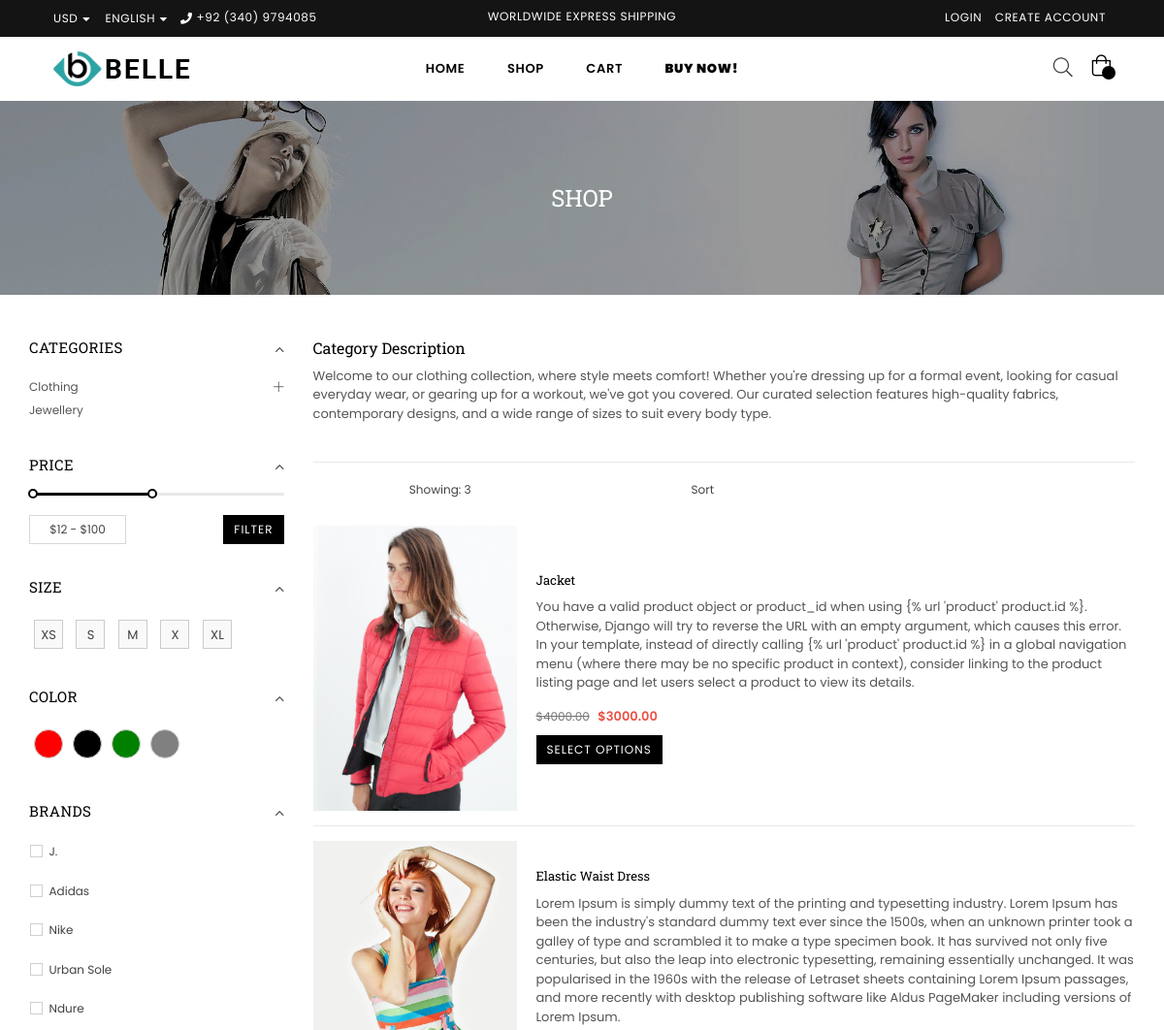
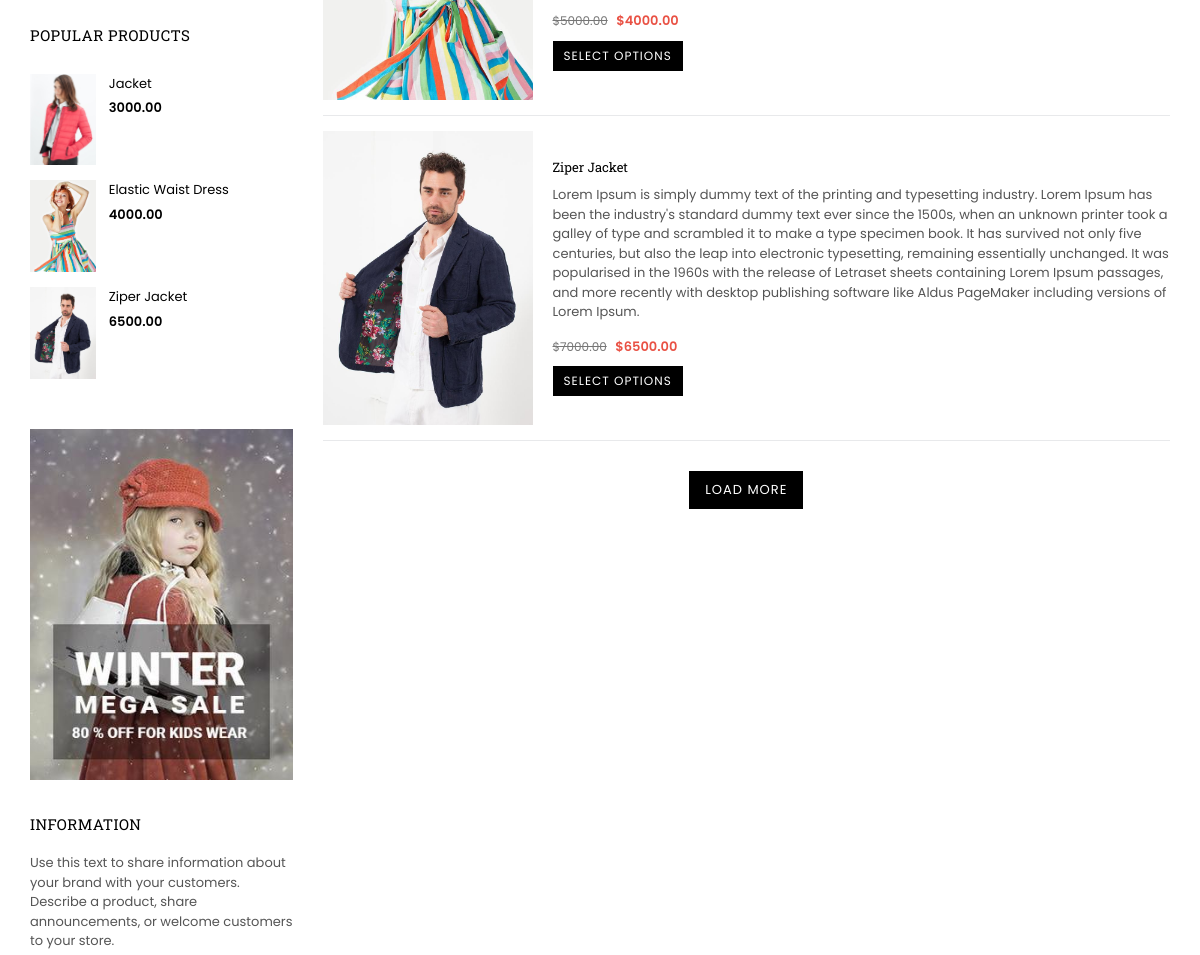
Page /shop/ (upper part) on the earlier database version (2 pictures, top to bottom).
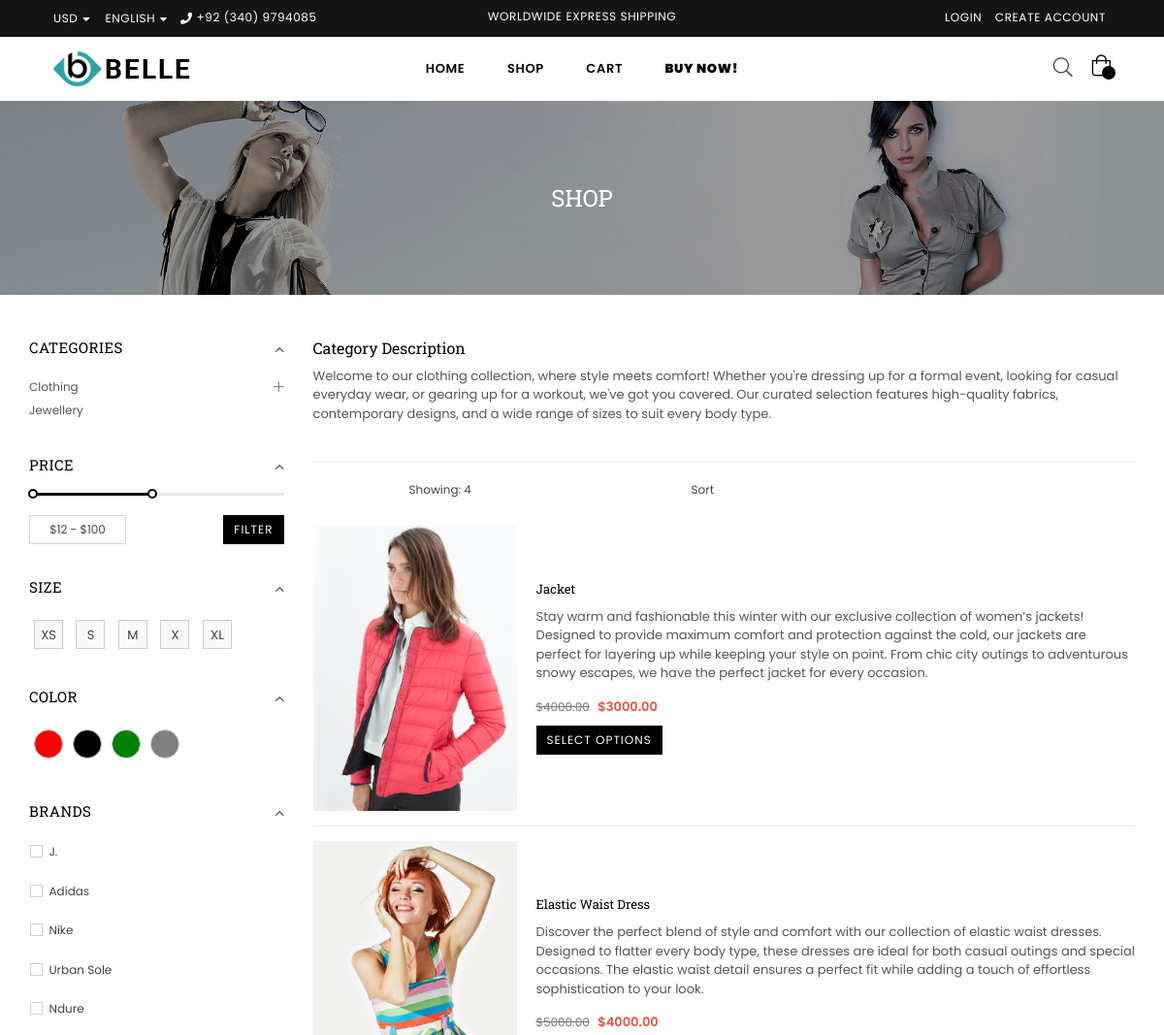
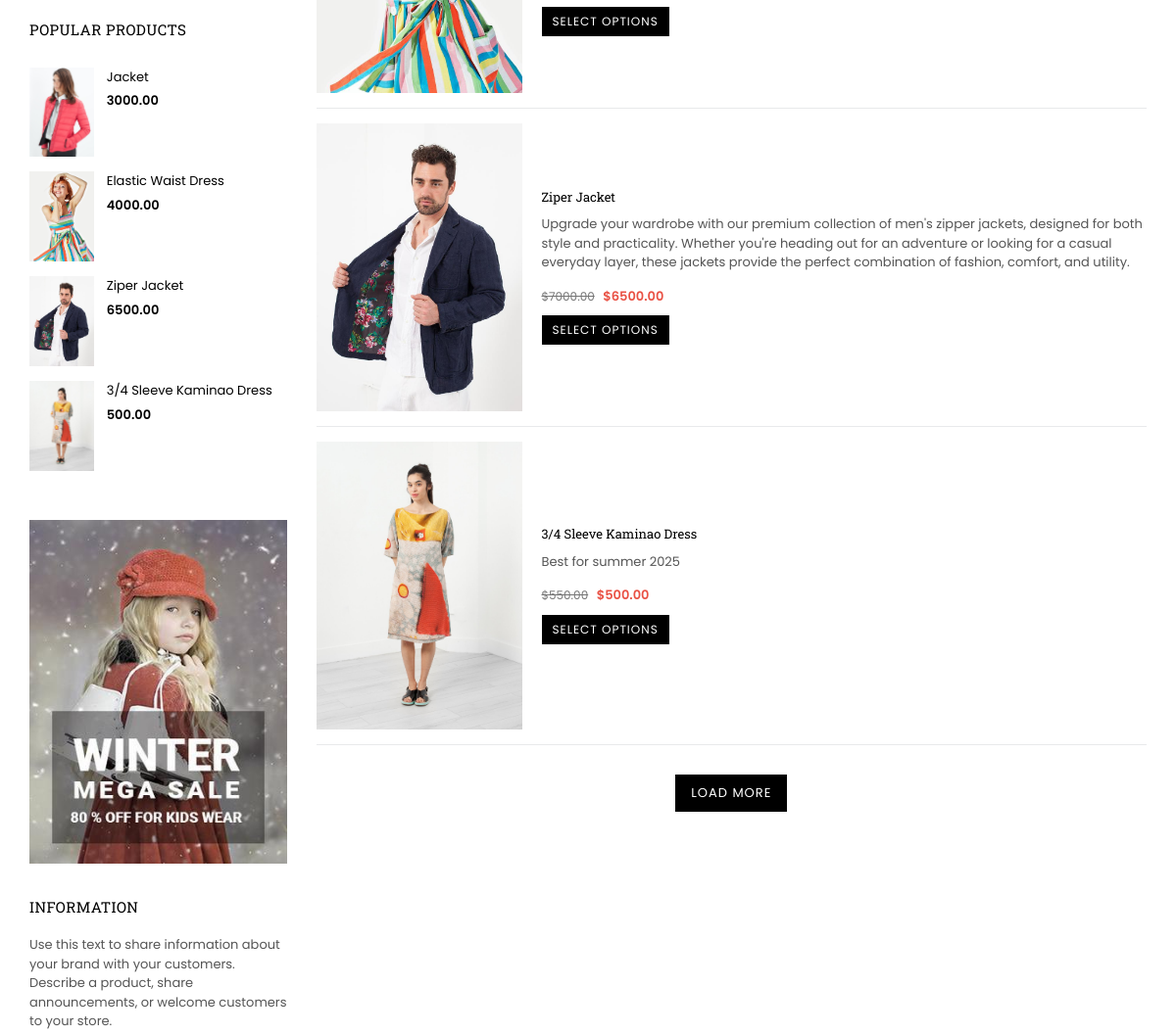
Same page on the later database version (2 pictures, top to bottom).
### app/models.py (models this page shows, shortened)
class Category(models.Model):
    name = models.CharField(max_length=100)
    slug = models.SlugField(unique=True, blank=True)
    parent = models.ForeignKey('self', null=True, blank=True, on_delete=models.CASCADE, related_name='subcategories')

class Size(models.Model):
    name = models.CharField(max_length=10, unique=True)  # e.g., "XS", "S", "M", "L", "XL"

class Color(models.Model):
    name = models.CharField(max_length=50, unique=True)  # e.g., "Red", "Black"
    code = models.CharField(max_length=7, unique=True)  # e.g., "#FF0000"

class Brand(models.Model):
    name = models.CharField(max_length=100)

class Product(models.Model):
    name = models.CharField(max_length=255)
    description = models.TextField()
    price = models.DecimalField(max_digits=10, decimal_places=2)
    slug= models.SlugField(unique=True)
    discounted_price = models.DecimalField(max_digits=10, decimal_places=2, null=True, blank=True)
    SKU = models.CharField(max_length=50, unique=True)
    stock = models.IntegerField()
    rating = models.FloatField()
    reviews_count = models.IntegerField()
    in_stock = models.BooleanField(default=True)
    is_new = models.BooleanField(default=False)
    is_on_sale = models.BooleanField(default=False)
    available_colors = models.ManyToManyField(Color, blank=True)
    available_sizes = models.ManyToManyField(Size, blank=True)
    product_type = models.CharField(max_length=50)
    collection = models.CharField(max_length=100)
    main_image = models.ImageField(upload_to='app/images/product_images/')
    hover_image = models.ImageField(upload_to='app/images/product_images/', blank=True, null=True)
    discount_percentage = models.IntegerField(null=True, blank=True)
    limited_stock_message = models.CharField(max_length=255, null=True, blank=True)
    is_featured= models.BooleanField(default=False)
    brand = models.ForeignKey(Brand, on_delete=models.CASCADE, null=True)
    tags = models.ManyToManyField(Tag, blank=True)
    wished_by = models.ManyToManyField(User, related_name='wishlisted_products', blank=True)

### app/views.py (the view)
# urls.py: path('', views.shop_page, name='shop'),
def shop_page(request):
    categories = Category.objects.filter(parent__isnull=True)
    products = Product.objects.all()
    colors = Color.objects.all()
    sizes = Size.objects.all()
    brands = Brand.objects.all()
    tags = Tag.objects.all()
    selected_size = request.GET.get('size')
    if selected_size:
        products = products.filter(available_sizes__name=selected_size)
    price = request.GET.get('amount')
    if price:
        products = products.filter(price__lte=price)
    sort_option = request.GET.get('SortBy', 'title-ascending')
    if sort_option == 'best-selling':
        products = products.order_by('-is_on_sale')  # Example: Sort by sales
    elif sort_option == 'alphabetically-az':
        products = products.order_by('name')
    elif sort_option == 'alphabetically-za':
        products = products.order_by('-name')
    elif sort_option == 'price-low-high':
        products = products.order_by('price')
    elif sort_option == 'price-high-low':
        products = products.order_by('-price')
    elif sort_option == 'discounted':
        products = products.order_by('-discounted_price')
    elif sort_option == 'non-discounted':
        products = products.order_by('discounted_price')
    product_count = products.count()
    context = {
        "categories": categories,
        "products": products,
        'colors': colors,
        'sizes': sizes,
        'brands': brands,
        'tags': tags,
        'selected_size': selected_size,
        'sort_option': sort_option,
        'product_count': product_count,
    }
    return render(request, 'app/shop.html', context)

### app/context_processors.py (called while the page is built, shortened)
def cart_context(request):
    return {
        'cart_items': [],
        'cart_subtotal': 0,
        'cart_total_items': 0,
    }

### app/templates/app/shop.html (shortened to what the changed rows need)
{% extends 'base.html' %}
{% load static %}
{% block content %}
    <div id="page-content">
    <div>
        <div class="collection-header" style="padding-bottom:45px;">
			<div class="collection-hero">
        		<div class="collection-hero__title-wrapper"><h1 class="collection-hero__title page-width">Shop</h1></div>
      		</div>
		</div>
    </div>
        <div class="container">
        	<div class="row">
            	<div class="col-12 col-sm-12 col-md-3 col-lg-3 sidebar filterbar">
                	<div class="sidebar_tags">
                    	<div class="sidebar_widget categories filter-widget">
                        <div class="widget-title">
                                    <h2>Categories</h2>
                                </div>
                                <div class="widget-content">
                                    <ul class="sidebar_categories">
                                        {% for category in categories %}
                                        <li class="level1 {% if category.subcategories.exists %}sub-level{% endif %}">
                                            <a href="#" class="site-nav">{{ category.name }}</a>
                                        </li>
                                        {% endfor %}
                                    </ul>
                                </div>
                        </div>
                        <div class="sidebar_widget filterBox filter-widget">
                            <div class="widget-title">
                            	<h2>Price</h2>
                            </div>
                        </div>
                        <div class="sidebar_widget filterBox filter-widget">
                        <div class="widget-title"><h2>Size</h2></div>
                        <form method="get" action="{% url 'shop' %}">
                            <div class="filter-size swatch-list clearfix">
                                {% for size in sizes %}
                                <label style="display: inline-block; margin: 5px;">
                                    <span class="size-btn"
                                        style="display: inline-block; width: 30px; height: 30px; border: 1px solid #ccc; text-align: center; line-height: 30px; font-weight: normal; background-color: #f9f9f9; cursor: pointer;">
                                        {{ size.name }}
                                    </span>
                                </label>
                                {% endfor %}
                            </div>
                        </form>
                    </div>
                        <div class="sidebar_widget filterBox filter-widget">
                        <div class="widget-title"><h2>Color</h2></div>
                        <form method="get" action="{% url 'shop' %}">
                            <div class="filter-color swatch-list clearfix">
                                {% for color in colors %}
                                <label style="display: inline-block; margin: 5px;">
                                    <span class="swatch-btn"
                                        style="display: inline-block; width: 30px; height: 30px; border: 1px solid #ccc; border-radius: 50%; background-color: {{ color.name|lower }}; cursor: pointer;">
                                    </span>
                                </label>
                                {% endfor %}
                            </div>
                        </form>
                    </div>
                        <div class="sidebar_widget filterBox filter-widget">
                            <div class="widget-title"><h2>Brands</h2></div>
                            {% for brand in brands %}
                                <ul>
                                <li>
                                  <label for="check1"><span></span>{{brand.name}}</label>
                                </li>
                            </ul>
                            {% endfor %}
                        </div>
						<div class="sidebar_widget">
                        	<div class="widget-title"><h2>Popular Products</h2></div>
							<div class="widget-content">
                                <div class="list list-sidebar-products">
                                  <div class="grid">
                                    {% for product in products %}
                                    <div class="grid__item">
                                      <div class="mini-list-item">
                                        <div class="mini-view_image">
                                            <a class="grid-view-item__link" href="#">
                                                <img class="grid-view-item__image" src="{{product.main_image.url}}" alt="" />
                                            </a>
                                        </div>
                                        <div class="details"> <a class="grid-view-item__title" href="#">{{product.name}}</a>
                                          <div class="grid-view-item__meta"><span class="product-price__price"><span class="money">{{product.discounted_price}}</span></span></div>
                                        </div>
                                      </div>
                                    </div>
                                    {% endfor %}
                                  </div>
                                </div>
                          	</div>
						</div>
                        <div class="sidebar_widget">
                            <div class="widget-title"><h2>Information</h2></div>
                        </div>
                    </div>
                </div>
                 <div class="col-12 col-sm-12 col-md-9 col-lg-9 main-col">
                	<div class="productList">
                    	<div class="toolbar">
                        	<div class="filters-toolbar-wrapper">
                            	<div class="row">
                                    <div class="col-4 col-md-4 col-lg-4 text-center filters-toolbar__item filters-toolbar__item--count d-flex justify-content-center align-items-center">
                                    	<span class="filters-toolbar__product-count">Showing: {{product_count}}</span>
                                    </div>
                                </div>
                            </div>
                        </div>
                        <div class="list-view-items grid--view-items">
                            {% for product in products %}
                            <div class="list-product list-view-item">
                                <div class="list-view-item__image-column">
                                    <div class="list-view-item__image-wrapper">
                                        <a href="{% url 'product' product.slug %}"><img class="list-view-item__image blur-up lazyload" data-src="{{product.main_image.url}}" src="{{product.main_image.url}}" alt="image" title="product"></a>
                                    </div>
                                </div>
                                <div class="list-view-item__title-column">
                                    <div class="h4 grid-view-item__title"><a href="#">{{product.name}}</a></div>
                                    <p>{{product.description}}</p>
                                    <p class="product-price grid-view-item__meta">
                                        <span class="old-price">${{product.price}}</span>
                                        <span class="product-price__price product-price__sale"><span class="money">${{product.discounted_price}}</span></span>
                                    </p>
                                    <form class="variants" action="{% url 'product' product.slug %}">
                                    	<button class="btn btn--small" type="submit">Select Options</button>
	                                </form>
                                </div>
                            </div>
                            {% endfor %}
                        </div>
                    </div>
                </div>
            </div>
        </div>
    </div>
{% endblock content %}

Differences in the rows shown:
changed Product "Jacket": description "You have a valid product object or product_id when using {% url 'product' product.id %}. Otherwise, Django will try to reverse the URL with an empty argument, which causes this error. In your template, instead of directly calling {% url 'product' product.id %} in a global navigation menu (where there may be no specific product in context), consider linking to the product listing page and let users select a product to view its details." → "Stay warm and fashionable this winter with our exclusive collection of women’s jackets! Designed to provide maximum comfort and protection against the cold, our jackets are perfect for layering up while keeping your style on point. From chic city outings to adventurous snowy escapes, we have the perfect jacket for every occasion."
changed Product "Elastic Waist Dress": description "Lorem Ipsum is simply dummy text of the printing and typesetting industry. Lorem Ipsum has been the industry's standard dummy text ever since the 1500s, when an unknown printer took a galley of type and scrambled it to make a type specimen book. It has survived not only five centuries, but also the leap into electronic typesetting, remaining essentially unchanged. It was popularised in the 1960s with the release of Letraset sheets containing Lorem Ipsum passages, and more recently with desktop publishing software like Aldus PageMaker including versions of Lorem Ipsum." → "Discover the perfect blend of style and comfort with our collection of elastic waist dresses. Designed to flatter every body type, these dresses are ideal for both casual outings and special occasions. The elastic waist detail ensures a perfect fit while adding a touch of effortless sophistication to your look."
changed Product "Ziper Jacket": description "Lorem Ipsum is simply dummy text of the printing and typesetting industry. Lorem Ipsum has been the industry's standard dummy text ever since the 1500s, when an unknown printer took a galley of type and scrambled it to make a type specimen book. It has survived not only five centuries, but also the leap into electronic typesetting, remaining essentially unchanged. It was popularised in the 1960s with the release of Letraset sheets containing Lorem Ipsum passages, and more recently with desktop publishing software like Aldus PageMaker including versions of Lorem Ipsum." → "Upgrade your wardrobe with our premium collection of men's zipper jackets, designed for both style and practicality. Whether you're heading out for an adventure or looking for a casual everyday layer, these jackets provide the perfect combination of fashion, comfort, and utility."
added Product: main_image (picture), name "3/4 Sleeve Kaminao Dress", discounted_price "500.00", description "Best for summer 2025", price "550.00"
Other differences:
{{ product_count }}: "3" → "4"
